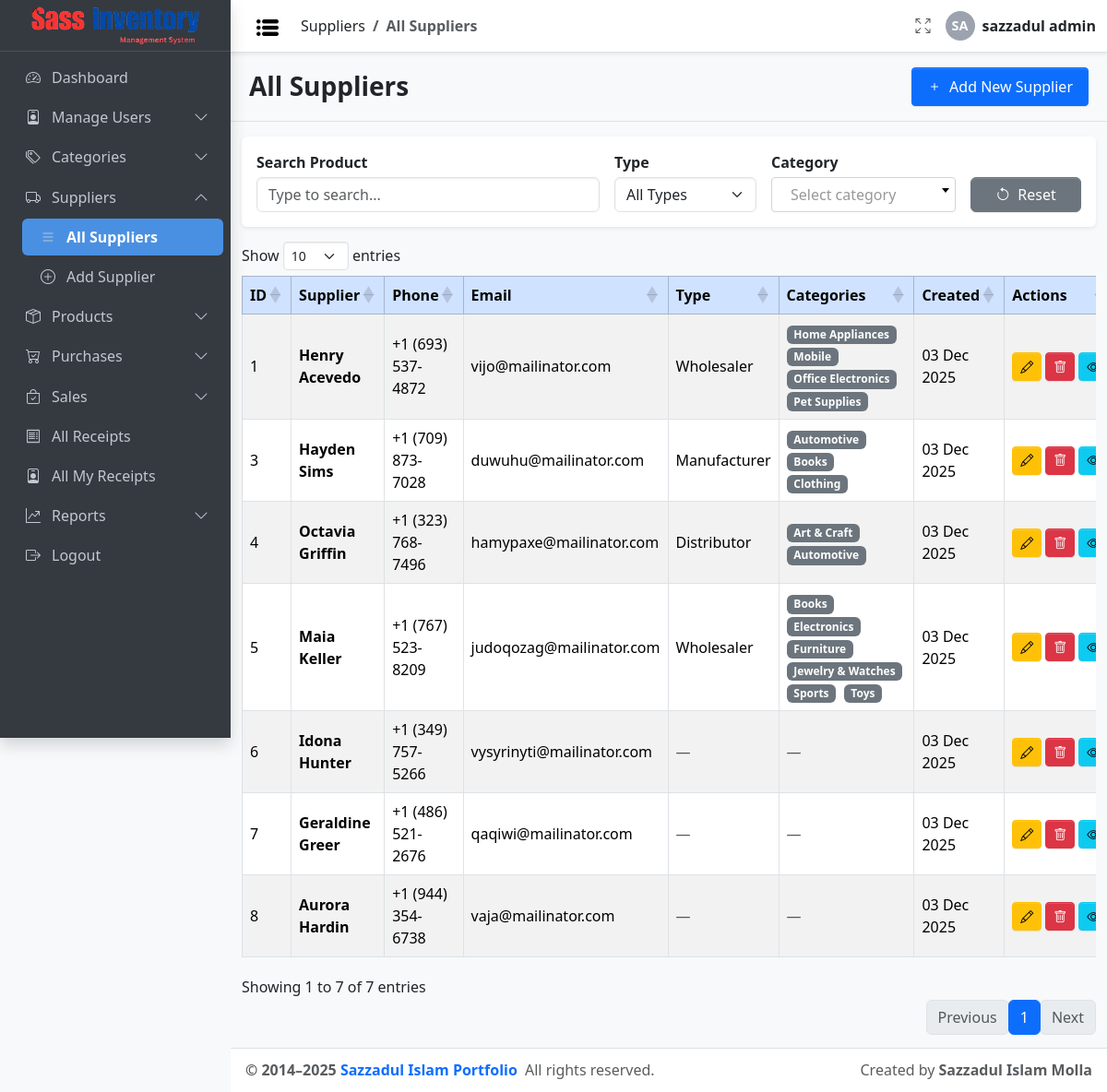
The page /supplier/index.php (signed in) on the database its author committed.
### tables this page shows
CREATE TABLE `supplier` (
  `id` int(11) NOT NULL,
  `name` varchar(100) NOT NULL,
  `phone` varchar(20) DEFAULT NULL,
  `email` varchar(100) DEFAULT NULL,
  `address` text DEFAULT NULL,
  `contact_person` varchar(100) DEFAULT NULL,
  `type` varchar(50) DEFAULT NULL,
  `created_at` timestamp NOT NULL DEFAULT current_timestamp(),
  `updated_at` timestamp NOT NULL DEFAULT current_timestamp() ON UPDATE current_timestamp()
);

### config/db_config.php (called while the page is built, shortened)
<?php
function can($permission, $userPermissions = null)
{
  global $USER_PERMISSIONS;
  $userPermissions = $userPermissions ?? $USER_PERMISSIONS;
  return in_array($permission, $userPermissions);
}
$Project_URL = "http://localhost/Sass_Inventory_Management/";

### Inc/link.php (called while the page is built, shortened)
<?php
function getUserPermissions($roleId, $conn)
{
  $permissions = [];
  $stmt = $conn->prepare("
        SELECT permission_name
        FROM role_permission_matrix
        WHERE role_id = ? AND assigned = 1
    ");
  $stmt->bind_param("i", $roleId);
  $stmt->execute();
  $result = $stmt->get_result();
  while ($row = $result->fetch_assoc()) {
    $permissions[] = $row['permission_name'];
  }
  return $permissions;
}

### supplier/index.php (the view, shortened to what this page needs)
<?php
include_once __DIR__ . '/../config/auth_guard.php';
?>
<!doctype html>
<html lang="en">
<head>
  <link rel="stylesheet"
    href="https://cdn.jsdelivr.net/npm/@fontsource/source-sans-3@5.0.12/index.css"
    media="print" onload="this.media='all'" />
  <link rel="stylesheet"
    href="https://cdn.jsdelivr.net/npm/bootstrap-icons@1.13.1/font/bootstrap-icons.min.css" />
  <link rel="stylesheet" href="<?= $Project_URL ?>/css/adminlte.css" />
  <link rel="stylesheet"
    href="https://cdn.datatables.net/1.13.6/css/dataTables.bootstrap5.min.css" />
  <link href="https://cdn.jsdelivr.net/npm/select2@4.1.0-rc.0/dist/css/select2.min.css" rel="stylesheet" />
</head>
<?php
$conn = connectDB();
$sql = "
SELECT
  s.id,
  s.name,
  s.phone,
  s.email,
  s.type,
  s.created_at,
  s.updated_at,
  GROUP_CONCAT(c.name ORDER BY c.name SEPARATOR ', ') AS categories
FROM supplier s
LEFT JOIN supplier_category sc ON sc.supplier_id = s.id
LEFT JOIN category c ON c.id = sc.category_id
GROUP BY s.id
ORDER BY s.id ASC
";
$result = $conn->query($sql);
?>
<body class="layout-fixed sidebar-expand-lg bg-body-tertiary">
  <div class="app-wrapper">
    <?php include_once '../Inc/Navbar.php'; ?>
    <?php include_once '../Inc/Sidebar.php'; ?>
    <main class="app-main">
      <div class="app-content-header py-3 border-bottom">
        <div class="container-fluid d-flex justify-content-between align-items-center flex-wrap">
          <h3 class="mb-0 " style="font-weight: 800;">All Suppliers</h3>
          <?php if (can('add_supplier')): ?>
            <a href="add.php" class="btn btn-sm btn-primary px-3 py-2" style=" font-size: medium; ">
              <i class="bi bi-plus me-1"></i> Add New Supplier
            </a>
          <?php endif; ?>
        </div>
      </div>
      <div class="app-content-body mt-3 container-fluid">
        <div class="table-toolbar p-3 mb-3 rounded shadow-sm bg-white d-flex flex-wrap align-items-end gap-3">
          <div class="d-flex flex-column flex-grow-1" style="min-width: 200px;">
            <label for="productSearch" class="form-label fw-semibold mb-1">Search Product</label>
            <input type="text" id="productSearch" class="form-control" placeholder="Type to search...">
          </div>
          <div class="d-flex flex-column" style="min-width: 150px;">
            <label for="typeFilter" class="form-label fw-semibold mb-1">Type</label>
            <select id="typeFilter" class="form-select">
              <option value="">All Types</option>
            </select>
          </div>
          <div class="d-flex flex-column" style="min-width:200px;">
            <label class="form-label fw-semibold mb-1">Category</label>
          </div>
          <div class="d-flex flex-column align-items-start" style="min-width: 120px;">
            <label class="form-label mb-1">&nbsp;</label>
            <button id="resetFilters" class="btn btn-secondary w-100 d-flex align-items-center justify-content-center gap-2">
              <i class="bi bi-arrow-counterclockwise reset-icon"></i> Reset
            </button>
          </div>
        </div>
        <div class="table-responsive">
          <?php if ($result->num_rows > 0): ?>
            <table id="suppliersTable" class="table table-bordered table-striped table-hover align-middle">
              <thead class="table-primary">
                <tr>
                  <th>ID</th>
                  <th>Supplier</th>
                  <th>Phone</th>
                  <th>Email</th>
                  <th>Type</th>
                  <th>Categories</th>
                  <th>Created</th>
                  <th>Actions</th>
                </tr>
              </thead>
              <tbody>
                <?php while ($row = $result->fetch_assoc()): ?>
                  <tr>
                    <td><?= $row['id'] ?></td>
                    <td class="fw-semibold"><?= htmlspecialchars($row['name']) ?></td>
                    <td><?= htmlspecialchars($row['phone']) ?></td>
                    <td><?= htmlspecialchars($row['email']) ?></td>
                    <td>
                      <?= $row['type']
                        ? ucfirst(htmlspecialchars($row['type']))
                        : '<span class="text-muted">—</span>' ?>
                    </td>
                    <td>
                      <?php if ($row['categories']): ?>
                        <?php foreach (explode(',', $row['categories']) as $cat): ?>
                          <span class="badge bg-secondary me-1"><?= trim($cat) ?></span>
                        <?php endforeach; ?>
                      <?php else: ?>
                        <span class="text-muted">—</span>
                      <?php endif; ?>
                    </td>
                    <td><?= date('d M Y', strtotime($row['created_at'])) ?></td>
                    <td>
                      <div class="d-flex gap-1">
                        <?php if (can('edit_supplier')): ?>
                          <a href="edit.php?id=<?= $row['id'] ?>" class="btn btn-warning btn-sm">
                            <i class="bi bi-pencil"></i>
                          </a>
                        <?php endif; ?>
                        <?php if (can('delete_supplier')): ?>
                          <a href="delete.php?id=<?= $row['id'] ?>"
                            class="btn btn-danger btn-sm"
                            onclick="return confirm('Delete this supplier?');">
                            <i class="bi bi-trash"></i>
                          </a>
                        <?php endif; ?>
                        <?php if (can('view_suppliers')): ?>
                          <button
                            class="btn btn-info btn-sm viewSupplierBtn"
                            data-name="<?= htmlspecialchars($row['name'] ?? '—') ?>"
                            data-email="<?= htmlspecialchars($row['email'] ?? '—') ?>"
                            data-phone="<?= htmlspecialchars($row['phone'] ?? '—') ?>"
                            data-address="<?= htmlspecialchars($row['address'] ?? 'Not provided') ?>"
                            data-contact="<?= htmlspecialchars($row['contact_person'] ?? 'Not provided') ?>"
                            data-type="<?= htmlspecialchars($row['type'] ?? 'Not specified') ?>"
                            data-categories="<?= htmlspecialchars($row['categories'] ?? 'None') ?>"
                            data-created="<?= !empty($row['created_at']) ? date('d M Y h:i A', strtotime($row['created_at'])) : '—' ?>"
                            data-updated="<?= !empty($row['updated_at']) ? date('d M Y h:i A', strtotime($row['updated_at'])) : '—' ?>">
                            <i class="bi bi-eye"></i>
                          </button>
                        <?php endif; ?>
                      </div>
                    </td>
                  </tr>
                <?php endwhile; ?>
              </tbody>
            </table>
          <?php endif; ?>
        </div>
      </div>
    </main>
    <?php include_once '../Inc/Footer.php'; ?>
  </div>
</body>
</html>

### rows shown on the page
supplier: id "1", name "Henry Acevedo", phone "+1 (693) 537-4872", email "vijo@mailinator.com", type "Wholesaler", cat "Home Appliances", cat "Mobile", cat "Office Electronics", cat "Pet Supplies", created_at "03 Dec 2025"
supplier: id "3", name "Hayden Sims", phone "+1 (709) 873-7028", email "duwuhu@mailinator.com", type "Manufacturer", cat "Automotive", cat "Books", cat "Clothing", created_at "03 Dec 2025"
supplier: id "4", name "Octavia Griffin", phone "+1 (323) 768-7496", email "hamypaxe@mailinator.com", type "Distributor", cat "Art & Craft", cat "Automotive", created_at "03 Dec 2025"
supplier: id "5", name "Maia Keller", phone "+1 (767) 523-8209", email "judoqozag@mailinator.com", type "Wholesaler", cat "Books", cat "Electronics", cat "Furniture", cat "Jewelry & Watches", cat "Sports", cat "Toys", created_at "03 Dec 2025"
supplier: id "6", name "Idona Hunter", phone "+1 (349) 757-5266", email "vysyrinyti@mailinator.com", created_at "03 Dec 2025"
supplier: id "7", name "Geraldine Greer", phone "+1 (486) 521-2676", email "qaqiwi@mailinator.com", created_at "03 Dec 2025"
supplier: id "8", name "Aurora Hardin", phone "+1 (944) 354-6738", email "vaja@mailinator.com", created_at "03 Dec 2025"

### other values the page prints
$parentTitle "Suppliers"
$childTitle "All Suppliers"
$initials "SA"
$_SESSION['username'] "sazzadul admin"
$menu['title'] "Dashboard"
$menu['title'] "Manage Users"
$menu['title'] "Categories"
$menu['title'] "Suppliers"
$sub['title'] "All Suppliers"
$sub['title'] "Add Supplier"
$menu['title'] "Products"
$menu['title'] "Purchases"
$menu['title'] "Sales"
$menu['title'] "All Receipts"
$menu['title'] "All My Receipts"
